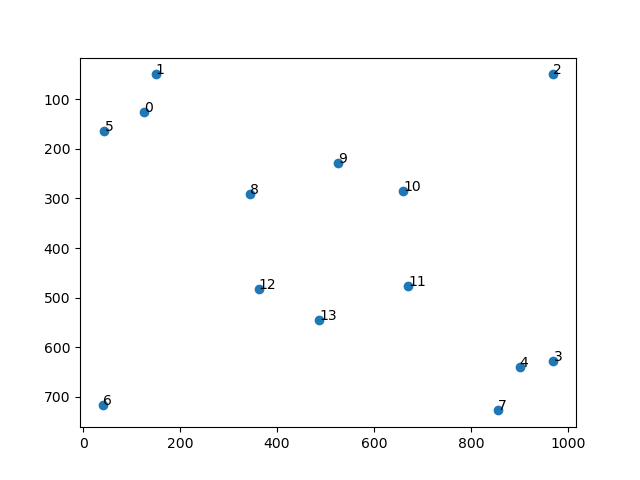

This chart was generated by the following Python code:
import matplotlib.pyplot as plt

graph_file = 'pathfinding_graph.txt'

with open(graph_file, 'r') as file:
    text = file.read()

cut_index = text.find('connections')
text = text[:cut_index]
lines = text.split('\n')[:-1]
data = [list(map(int, line.split(' '))) for line in lines]

indices, xs, ys = zip(*data)

plt.scatter(xs, ys)

for i, x, y in zip(indices, xs, ys):
    plt.annotate(i, (x, y))

plt.gca().invert_yaxis()
plt.show()
